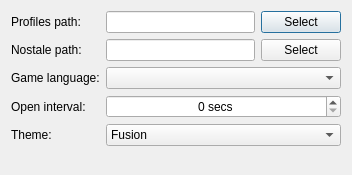
<?xml version="1.0" encoding="UTF-8"?>
<ui version="4.0">
 <class>SettingsDialog</class>
 <widget class="QDialog" name="SettingsDialog">
  <property name="geometry">
   <rect>
    <x>0</x>
    <y>0</y>
    <width>352</width>
    <height>175</height>
   </rect>
  </property>
  <property name="windowTitle">
   <string>Settings</string>
  </property>
  <layout class="QVBoxLayout" name="verticalLayout">
   <item>
    <layout class="QFormLayout" name="formLayout">
     <item row="0" column="0">
      <widget class="QLabel" name="profilesPathLabel">
       <property name="text">
        <string>Profiles path:</string>
       </property>
      </widget>
     </item>
     <item row="0" column="1">
      <layout class="QHBoxLayout" name="horizontalLayout">
       <item>
        <widget class="QLineEdit" name="profilesPathLineEdit">
         <property name="readOnly">
          <bool>true</bool>
         </property>
        </widget>
       </item>
       <item>
        <widget class="QPushButton" name="selectProfilePathButton">
         <property name="text">
          <string>Select</string>
         </property>
        </widget>
       </item>
      </layout>
     </item>
     <item row="1" column="0">
      <widget class="QLabel" name="label_2">
       <property name="text">
        <string>Nostale path:</string>
       </property>
      </widget>
     </item>
     <item row="1" column="1">
      <layout class="QHBoxLayout" name="horizontalLayout_2" stretch="1,0">
       <item>
        <widget class="QLineEdit" name="gameClientPathLineEdit">
         <property name="readOnly">
          <bool>true</bool>
         </property>
        </widget>
       </item>
       <item>
        <widget class="QPushButton" name="selectGamePathButton">
         <property name="text">
          <string>Select</string>
         </property>
        </widget>
       </item>
      </layout>
     </item>
     <item row="2" column="0">
      <widget class="QLabel" name="label_4">
       <property name="text">
        <string>Game language:</string>
       </property>
      </widget>
     </item>
     <item row="2" column="1">
      <widget class="QComboBox" name="gameLanguageComboBox">
       <property name="minimumSize">
        <size>
         <width>80</width>
         <height>0</height>
        </size>
       </property>
       <property name="currentText">
        <string/>
       </property>
      </widget>
     </item>
     <item row="3" column="0">
      <widget class="QLabel" name="label">
       <property name="text">
        <string>Open interval:</string>
       </property>
      </widget>
     </item>
     <item row="3" column="1">
      <widget class="QSpinBox" name="openIntervalSpinBox">
       <property name="minimumSize">
        <size>
         <width>80</width>
         <height>0</height>
        </size>
       </property>
       <property name="alignment">
        <set>Qt::AlignCenter</set>
       </property>
       <property name="suffix">
        <string> secs</string>
       </property>
       <property name="value">
        <number>0</number>
       </property>
      </widget>
     </item>
     <item row="4" column="0">
      <widget class="QLabel" name="label_3">
       <property name="text">
        <string>Theme:</string>
       </property>
      </widget>
     </item>
     <item row="4" column="1">
      <widget class="QComboBox" name="themeComboBox">
       <item>
        <property name="text">
         <string>Fusion</string>
        </property>
       </item>
       <item>
        <property name="text">
         <string>Windows</string>
        </property>
       </item>
      </widget>
     </item>
    </layout>
   </item>
   <item>
    <spacer name="verticalSpacer">
     <property name="orientation">
      <enum>Qt::Vertical</enum>
     </property>
     <property name="sizeHint" stdset="0">
      <size>
       <width>20</width>
       <height>40</height>
      </size>
     </property>
    </spacer>
   </item>
  </layout>
 </widget>
 <resources/>
 <connections/>
</ui>
